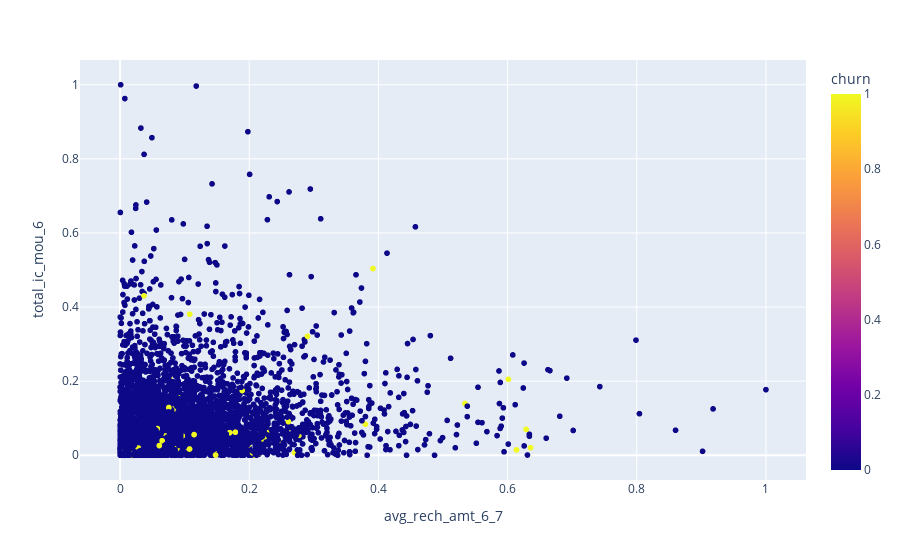

The notebook cell saved with this chart:
### Code cell
import plotly.express as px

fig = px.scatter(processed_df, x='avg_rech_amt_6_7', y='total_ic_mou_6', color='churn')
fig.show()

### Figure 1 — Plotly figure (JSON) as saved in the notebook; plotly's stock layout.template omitted (floating-point values rounded to 4 significant figures; data arrays with more than 128 entries replaced by an {"elided": "..."} marker saying what was removed)
{"data": [{"hovertemplate": "avg_rech_amt_6_7=%{x}<br>total_ic_mou_6=%{y}<br>churn=%{marker.color}<extra></extra>", "legendgroup": "", "marker": {"color": {"elided": "7532 int values"}, "coloraxis": "coloraxis", "symbol": "circle"}, "mode": "markers", "name": "", "showlegend": false, "type": "scattergl", "x": {"elided": "7532 float values"}, "xaxis": "x", "y": {"elided": "7532 float values"}, "yaxis": "y"}], "layout": {"coloraxis": {"colorbar": {"title": {"text": "churn"}}, "colorscale": [[0, "#0d0887"], [0.1111, "#46039f"], [0.2222, "#7201a8"], [0.3333, "#9c179e"], [0.4444, "#bd3786"], [0.5556, "#d8576b"], [0.6667, "#ed7953"], [0.7778, "#fb9f3a"], [0.8889, "#fdca26"], [1, "#f0f921"]]}, "legend": {"tracegroupgap": 0}, "margin": {"t": 60}, "xaxis": {"anchor": "y", "domain": [0, 1], "title": {"text": "avg_rech_amt_6_7"}}, "yaxis": {"anchor": "x", "domain": [0, 1], "title": {"text": "total_ic_mou_6"}}}}
